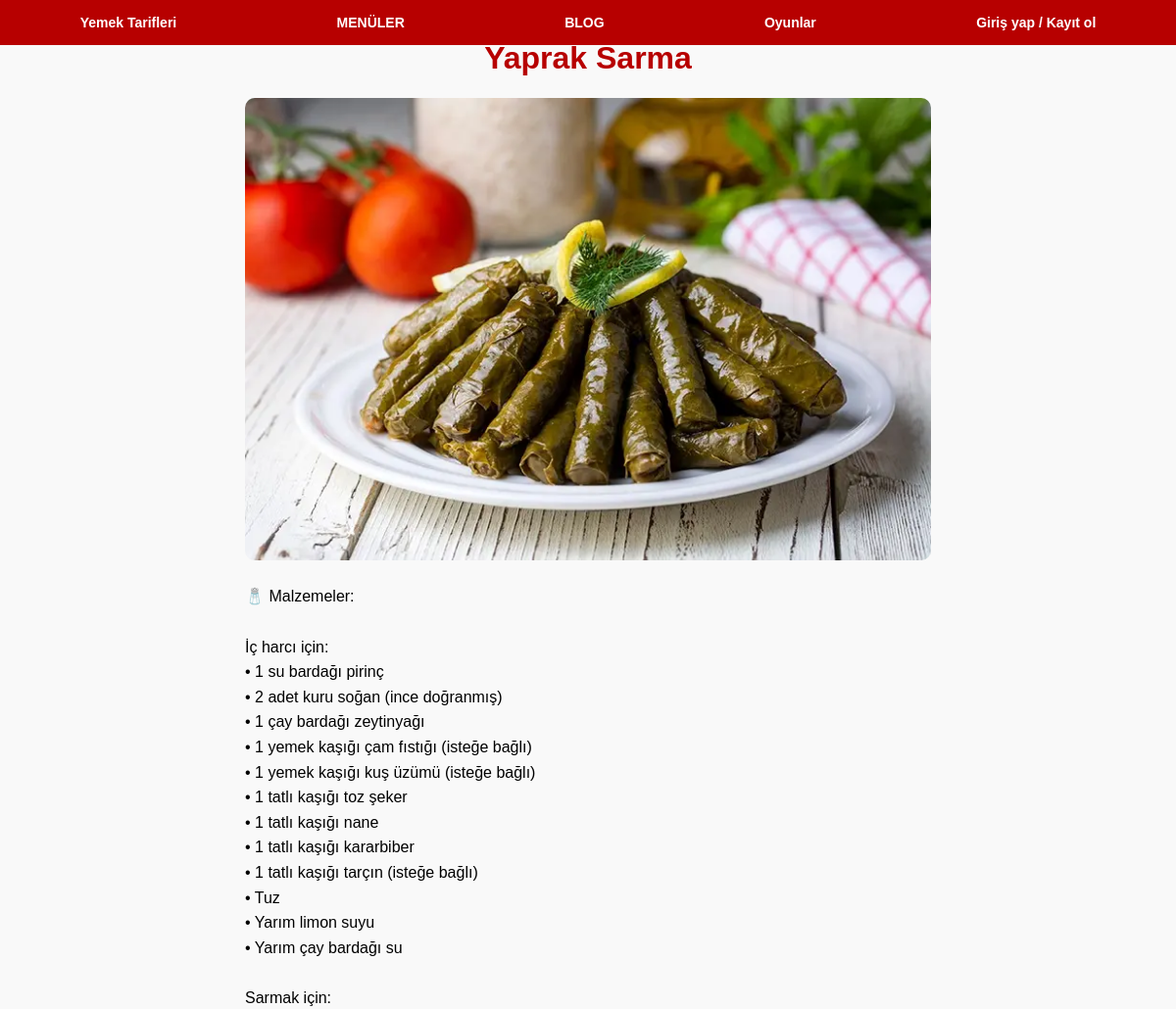
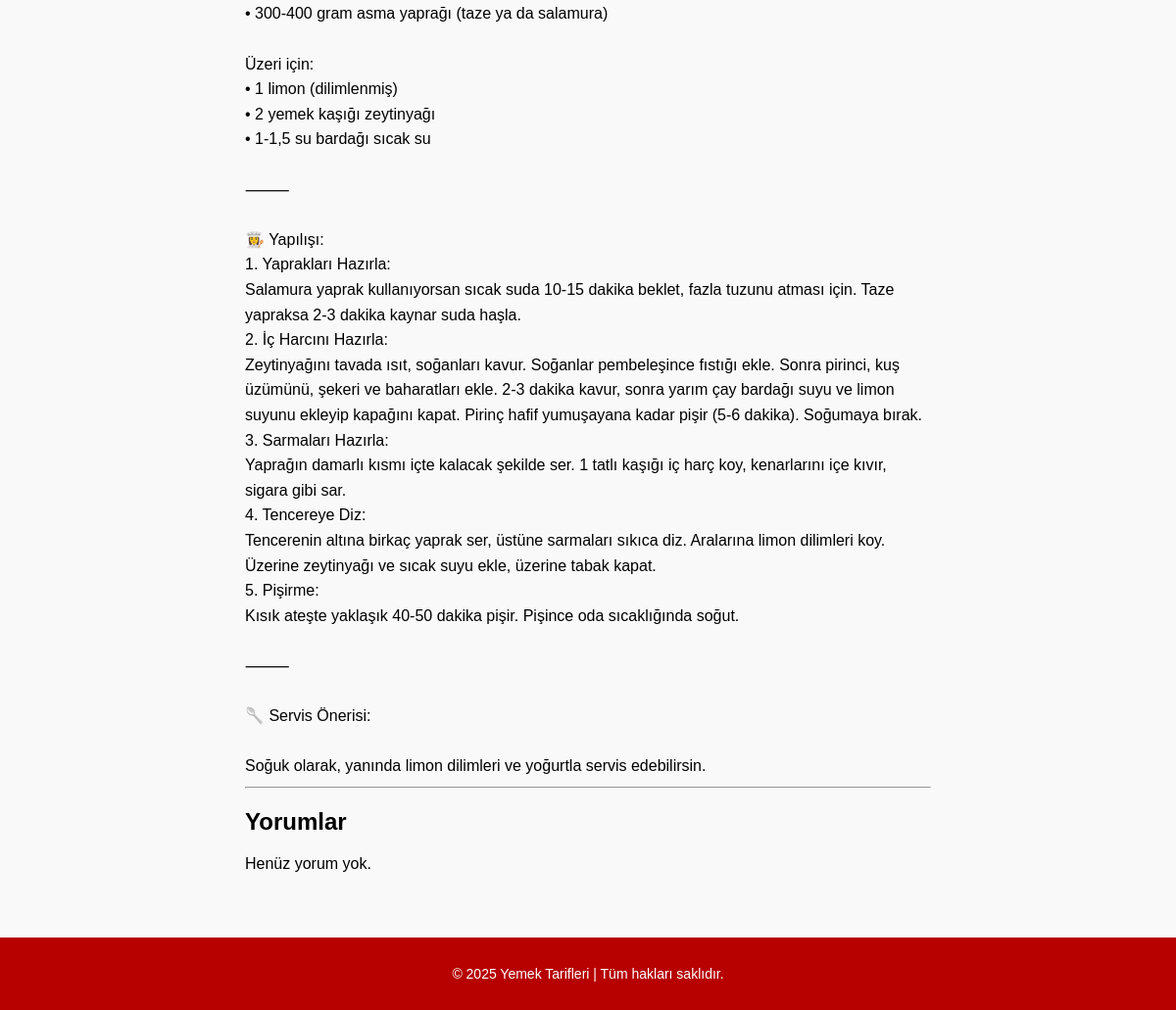
The page /tarif.php?id=10 on the database its author committed (2 pictures, top to bottom).
### tables this page shows
CREATE TABLE `tarifler` (
  `id` int(11) NOT NULL,
  `baslik` varchar(255) NOT NULL,
  `aciklama` text NOT NULL,
  `resim` varchar(255) DEFAULT NULL,
  `created_at` timestamp NOT NULL DEFAULT current_timestamp(),
  `user_id` int(11) NOT NULL
);

### tarif.php (the view, shortened to what this page needs)
<?php
include("db.php");
$id = (int) $_GET['id'];
$stmt = $conn->prepare("SELECT * FROM tarifler WHERE id = ?");
$stmt->execute([$id]);
$tarif = $stmt->fetch(PDO::FETCH_ASSOC);
?>
<!DOCTYPE html>
<html lang="tr">
<head>
  <link rel="stylesheet" href="footer.css">
</head>
<body>
<?php include("navbar.php"); ?>
    <div class="main-content" style="flex: 1;">
        <main class="container">
        <h1><?= htmlspecialchars($tarif['baslik']) ?></h1>
        <?php if (!empty($tarif['resim'])): ?>
            <img src="<?= htmlspecialchars($tarif['resim']) ?>" alt="<?= htmlspecialchars($tarif['baslik']) ?>">
        <?php endif; ?>
        <div class="aciklama"><?= nl2br(htmlspecialchars($tarif['aciklama'])) ?></div>
        <hr>
        <div class="yorumlar">
            <h2>Yorumlar</h2>
            <?php
            $stmt = $conn->prepare("SELECT y.*, u.username FROM yorumlar y JOIN users u ON y.user_id = u.id WHERE tarif_id = ? ORDER BY y.id DESC");
            $stmt->execute([$id]);
            $yorumlar = $stmt->fetchAll(PDO::FETCH_ASSOC);
            if ($yorumlar):
                foreach ($yorumlar as $yorum):
            ?>
                <div style="margin-bottom: 10px;">
                    <strong><?= htmlspecialchars($yorum['username']) ?>:</strong>
                    <p><?= nl2br(htmlspecialchars($yorum['yorum'])) ?></p>
                </div>
            <?php
                endforeach;
            else:
                echo "<p>Henüz yorum yok.</p>";
            endif;
            ?>
        </div>
        </main>
    </div>
<?php include("footer.php"); ?>
</body>
</html>

### tarif.php (style rules this page uses)
body { font-family: Arial, sans-serif; padding: 20px; background-color: #f9f9f9; }
.container { max-width: 700px; margin: auto; padding: 20px; border-radius: 10px; }
h1 { color: #b70000; text-align: center; }
img { width: 100%; border-radius: 10px; margin-bottom: 20px; }
.aciklama { font-size: 16px; line-height: 1.6; }
html, body { margin: 0; padding: 0; background-color: #f9f9f9; min-height: 100%; display: flex; flex-direction: column; }
.main-content { flex: 1; }

### rows shown on the page
tarifler: baslik "Yaprak Sarma", resim (picture), aciklama "🧂 Malzemeler: İç harcı için: • 1 su bardağı pirinç • 2 adet kuru soğan (ince doğranmış) • 1 çay bardağı zeytinyağı • 1 yemek kaşığı çam fıstığı (isteğe bağlı) • 1 yemek kaşığı kuş üzümü (isteğe bağlı) • 1 tatlı kaşığı toz şeker • 1 tatlı kaşığı nane • 1 tatlı kaşığı kararbiber • 1 tatlı kaşığı tarçın (isteğe bağlı) • Tuz • Yarım limon suyu • Yarım çay bardağı su Sarmak için: • 300-400 gram asma yaprağı (taze ya da salamura) Üzeri için: • 1 limon (dilimlenmiş) • 2 yemek kaşığı zeytinyağı • 1-1,5 su bardağı sıcak su ⸻ 👩‍🍳 Yapılışı: 1. Yaprakları Hazırla: Salamura yaprak kullanıyorsan sıcak suda 10-15 dakika beklet, fazla tuzunu atması için. Taze yapraksa 2-3 dakika kaynar suda haşla. 2. İç…"
